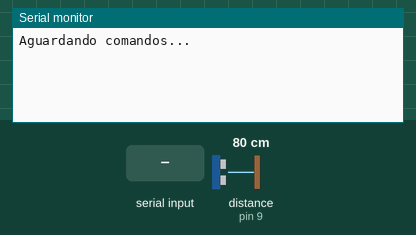
Simulated run of this sketch. Board: Arduino Uno, built with avr-gcc and run on an emulated ATmega328P. Parts: the last lines printed to the serial monitor. The inputs (shaded band) are chosen by the test bench; at power-on: distance to the obstacle (sensor on pin 9) 80 cm. The echo pulse lasts 58.3 µs per cm.

Above: at 2.2 s.
2.3 s: "L\n" received over Serial
At 3.5 s:
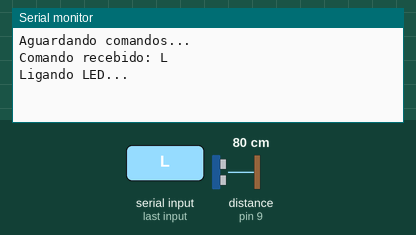
3.8 s: byte 68 ('D') received over Serial
At 4.9 s:
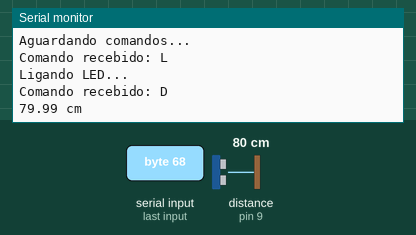
5.3 s: "1\n" received over Serial
At 6.5 s:
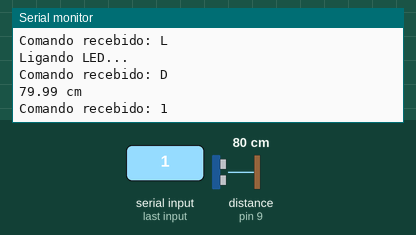

Measured:
- after the input at 2.3 s, the serial monitor: prints a new line at once (image 1)
- after the input at 3.8 s, the serial monitor: prints a new line at once (image 2)
- after the input at 5.3 s, the serial monitor: prints a new line at once (image 3)

The sketch:

ultratooth.ino
```cpp
const int trigPin = 8;
const int echoPin = 9;

void setup() {
  pinMode(trigPin, OUTPUT);
  pinMode(echoPin, INPUT);

  Serial.begin(9600);
  delay(1000);
  Serial.println("Aguardando comandos...");
}

double getDistance() {
  digitalWrite(trigPin, LOW);
  delayMicroseconds(2);

  digitalWrite(trigPin, HIGH);
  delayMicroseconds(10);
  digitalWrite(trigPin, LOW);

  long duration = pulseIn(echoPin, HIGH);

  return duration * 0.0343 / 2;
}

void loop() {
  if (Serial.available()) {
    char command = Serial.read();

    // Ignora caracteres de quebra de linha ou retorno de carro
    if (command == '\n' || command == '\r') return;

    Serial.print("Comando recebido: ");
    Serial.println(command);

    if (command == 'L') {
      Serial.println("Ligando LED...");
      // digitalWrite(ledPin, HIGH);
    } else if (command == 'D') {
      double distance = getDistance();
      Serial.print(distance);
      Serial.print(" cm\n");
    }
  }
}
```
